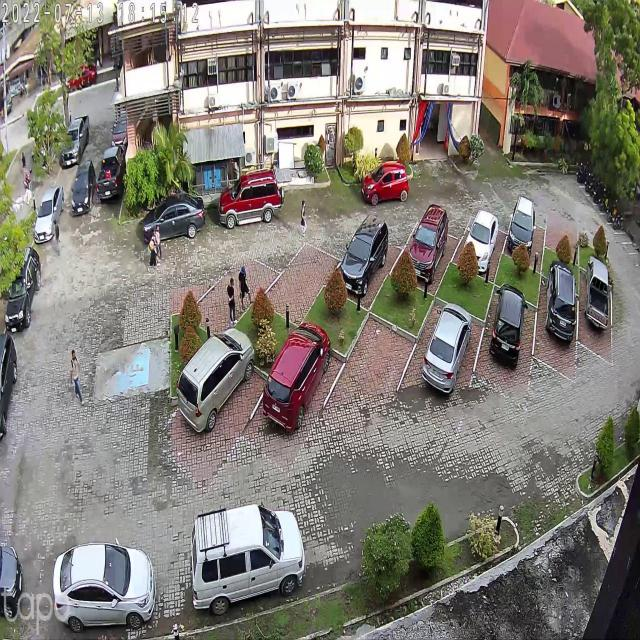
#> input picture polylines/Hatchback_A-23-_png_jpg.rf.a6938721da6ea46bfcbd58f61177375a.jpg, 640 x 640 px
$ python polylinesample.py
#> lines starting #> are read from the running program, lines starting #| are printed output that depends on the picture; after the words box and inside, x2 and y2 are one past the last pixel; in counts of white or black regions, pixels touching at a corner belong together
import cv2
import numpy as np

# Load your image
image = cv2.imread("Hatchback_A-23-_png_jpg.rf.a6938721da6ea46bfcbd58f61177375a.jpg")  # Replace with your image path
#> image is the input picture: shape (640, 640, 3); mean B, G, R 117.7, 125, 129.4

# Define category names and their corresponding coordinates
categories = {
    "A1": [(243.186, 253.584), (280.754, 273.710), (220.377, 339.454), (185.492, 313.962)],
    "A2": [(304.905, 243.522), (341.802, 261.635), (298.197, 326.037), (256.603, 299.203)],
    "A3": [(402.851, 248.888), (368.637, 309.937), (324.360, 283.773), (359.916, 229.433)],
    "A4": [(416.939, 222.054), (460.545, 240.167), (434.381, 295.849), (388.092, 273.710)],
    "A5": [(470.607, 216.016), (507.505, 233.459), (492.746, 283.773), (450.482, 262.976)],
    "A6": [(545.744, 229.433), (539.706, 271.698), (500.796, 253.584), (511.530, 214.675)],
    "A7": [(547.085, 211.320), (544.402, 246.205), (578.616, 264.318), (577.945, 226.079)],
    "B7": [(611.488, 285.786), (612.830, 364.276), (577.274, 341.467), (579.958, 271.027)],
    "B6": [(541.719, 278.406), (532.327, 354.884), (575.932, 382.389), (577.945, 297.861)],
    "B5": [(526.289, 409.224), (471.949, 376.352), (494.758, 285.786), (537.023, 307.924)],
    "B4": [(435.052, 302.557), (392.788, 395.807), (455.178, 441.425), (483.354, 327.379)],
    "B3": [(369.979, 316.645), (318.322, 418.616), (375.345, 454.171), (415.597, 343.480)],
    "B2": [(290.817, 475.639), (239.832, 437.400), (297.526, 331.404), (344.486, 362.264)],
    "B1": [(206.960, 493.081), (269.350, 383.060), (221.048, 344.150), (149.937, 438.071)],
}

# Define colors for visualization
colors = {
    "A": (0, 255, 0),  # Green
    "B": (255, 0, 0),  # Blue
}

# Draw polylines on the image
for category, points in categories.items():
    pts = np.array(points, np.int32).reshape((-1, 1, 2))  # Convert to proper shape
    color = colors["A"] if category.startswith("A") else colors["B"]  # Select color
    cv2.polylines(image, [pts], isClosed=True, color=color, thickness=2)

    # Calculate the centroid of the rectangle
    centroid_x = int(sum(p[0] for p in points) / len(points))
    centroid_y = int(sum(p[1] for p in points) / len(points))

    # Draw a small circle at the centroid
    cv2.circle(image, (centroid_x, centroid_y), radius=5, color=(0, 0, 255), thickness=-1)  # Red color for the centroid

    # Put the category text at the centroid
    cv2.putText(image, category, (centroid_x, centroid_y), cv2.FONT_HERSHEY_SIMPLEX, 0.5, color, 2)
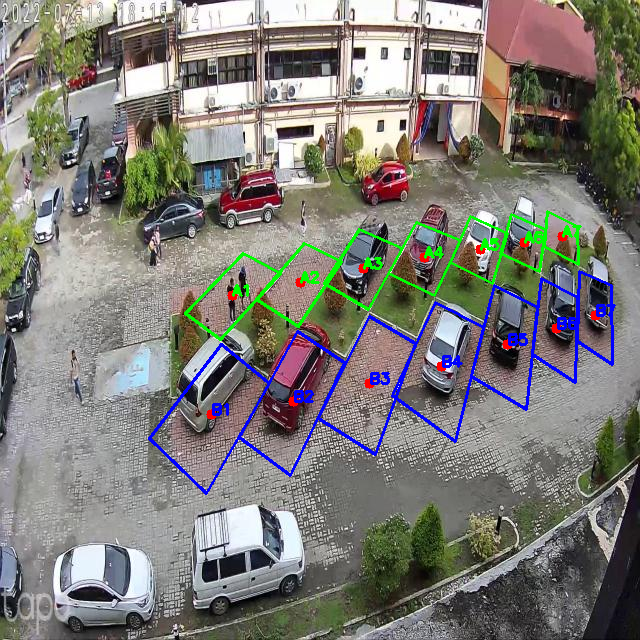
#> image: shape (640, 640, 3); 3.08% of pixels changed, all inside (x1, y1, x2, y2) = (148, 210, 616, 495)

# Show the image
cv2.imshow("Polylines on Image", image)
cv2.waitKey(0)
cv2.destroyAllWindows()
